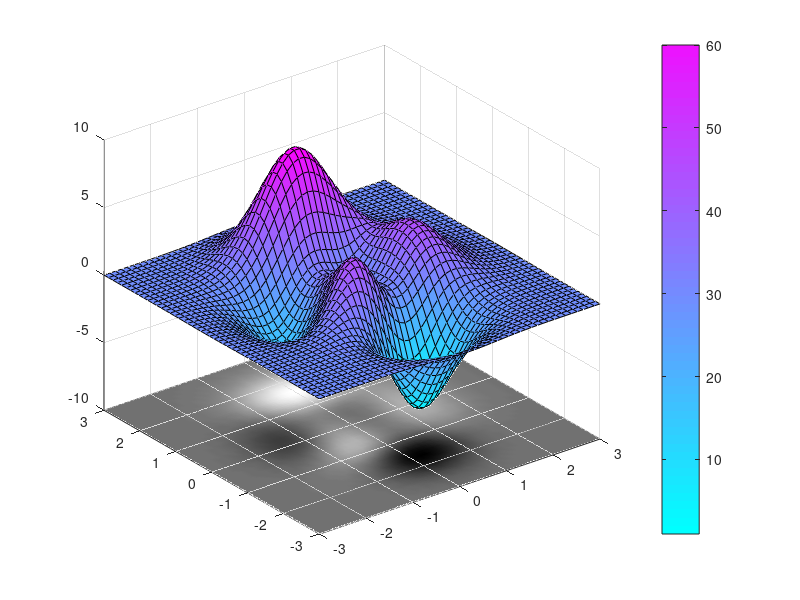

Write MATLAB code to recreate this figure.
% Define a colormap that uses the cool colormap and 
% the gray colormap and assign it as the Figure's colormap.
elements=64;
colormap([cool(elements);gray(elements)])


% Generate some surface data.
[X,Y,Z] = peaks(50);


% Produce the two surface plots.
h(1) = surf(X,Y,Z);
hold on
h(2) = pcolor(X,Y,Z);
hold off


% Move the pcolor to Z = -10.
% The 0*Z is in the statement below to insure that the size
% of the ZData does not change.
set(h(2),'ZData',-10 + 0*Z)
set(h(2),'FaceColor','interp','EdgeColor','interp')
view(3)


% Scale the CData (Color Data) of each plot so that the 
% plots have contiguous, nonoverlapping values. The range 
% of each CData should be equal. Here the CDatas are mapped 
% to integer values so that they are easier to manage; 
% however, this is not necessary.


% Initially, both CDatas are equal to Z.
m = elements; % 64-elements is each colormap


cmin = min(Z(:));
cmax = max(Z(:));
% CData for surface
C1 = min(m,round((m-1)*(Z-cmin)/(cmax-cmin))+1); 
% CData for pcolor
C2 = elements+C1;


% Update the CDatas for each object.
set(h(1),'CData',C1);
set(h(2),'CData',C2);


% Change the CLim property of axes so that it spans the 
% CDatas of both objects.
caxis([min(C1(:)) max(C2(:))])

% I added these two lines
g = colorbar
set(g,'YLim',[1 60])